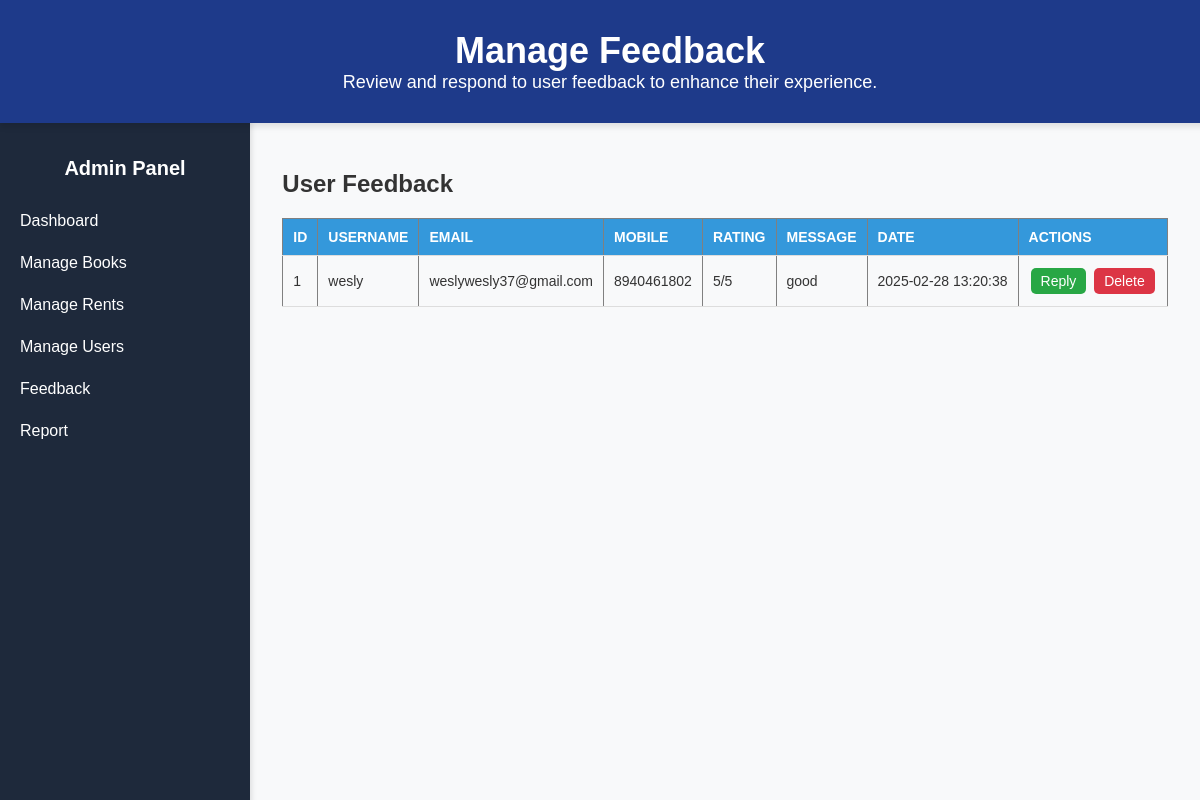
The app's page /manage_feedback.php, older data.
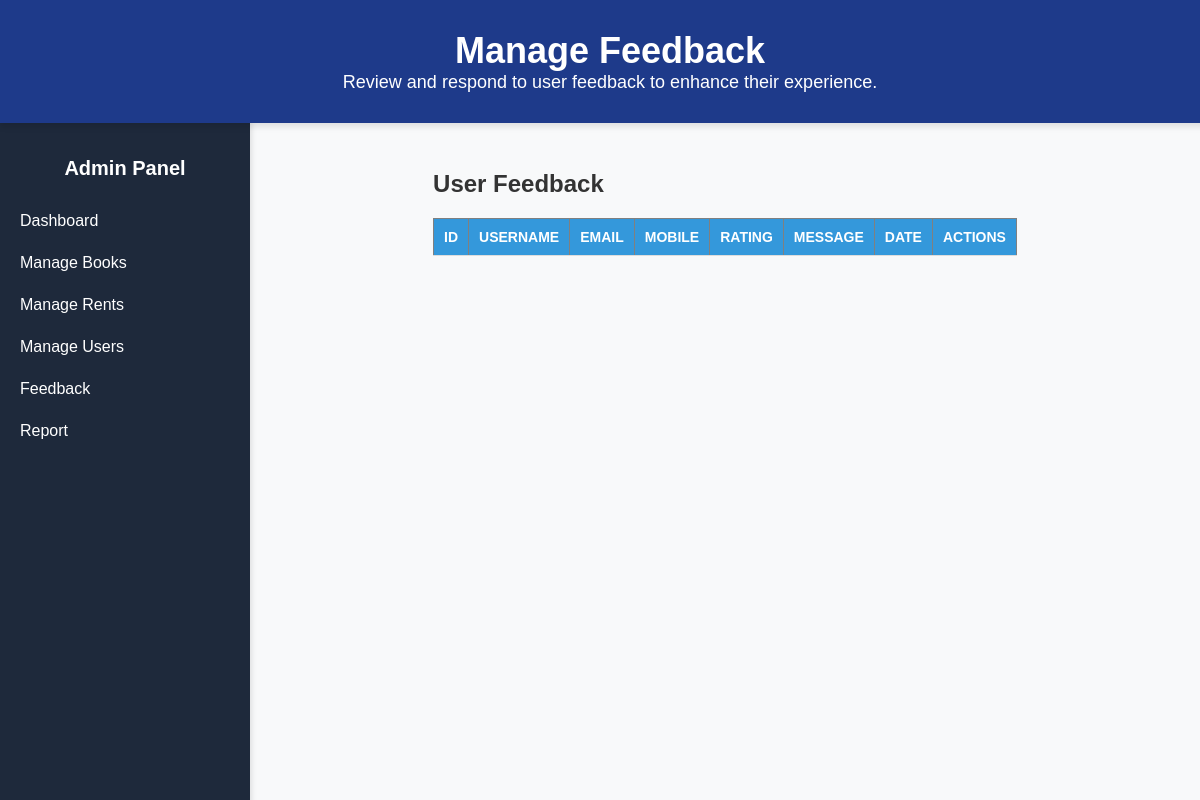
The same page, newer data.
### tables this page shows
CREATE TABLE `feedback` (
  `id` int(11) NOT NULL,
  `user_id` int(11) NOT NULL,
  `username` varchar(50) NOT NULL,
  `email` varchar(100) NOT NULL,
  `mobile` varchar(15) DEFAULT NULL,
  `rating` int(11) NOT NULL CHECK (`rating` between 1 and 5),
  `message` text NOT NULL,
  `date` timestamp NOT NULL DEFAULT current_timestamp()
);

### manage_feedback.php (the view, shortened to what this page needs)
<?php
include("db_connection.php");
$result = $conn->query("SELECT * FROM feedback ORDER BY date DESC");
?>
<!DOCTYPE html>
<html lang="en">
<head>
    <link rel="stylesheet" href="css/admin_dashboard.css">
</head>
<body>
    <header class="header">
        <h1>Manage Feedback</h1>
        <p>Review and respond to user feedback to enhance their experience.</p>
    </header>
    <div class="sidebar">
        <h2>Admin Panel</h2>
        <a href="admin_dashboard.php">Dashboard</a>
        <div class="menu-item">
            <a href="#">Manage Books</a>
        </div>
        <a href="manage_rentals.php">Manage Rents</a>
        <a href="manage_users.php">Manage Users</a>
        <a href="manage_feedback.php">Feedback</a>
        <a href="report.php">Report</a>
    </div>
    <div class="container">
        <div class="dashboard-content">
            <h2>User Feedback</h2>
            <table border="1">
                <thead>
                    <tr>
                        <th>ID</th>
                        <th>Username</th>
                        <th>Email</th>
                        <th>Mobile</th>
                        <th>Rating</th>
                        <th>Message</th>
                        <th>Date</th>
                        <th>Actions</th>
                    </tr>
                </thead>
                <tbody>
                    <?php while ($row = $result->fetch_assoc()): ?>
                        <tr>
                            <td><?php echo $row['id']; ?></td>
                            <td><?php echo htmlspecialchars($row['username']); ?></td>
                            <td><?php echo htmlspecialchars($row['email']); ?></td>
                            <td><?php echo htmlspecialchars($row['mobile']); ?></td>
                            <td><?php echo $row['rating']; ?>/5</td>
                            <td><?php echo nl2br(htmlspecialchars($row['message'])); ?></td>
                            <td><?php echo $row['date']; ?></td>
                            <td>
                                <a href="https://mail.google.com/mail/?view=cm&fs=1&to=<?php echo urlencode($row['email']); ?>"
                                   target="_blank"
                                   class="reply-btn">Reply</a>
                                <a href="manage_feedback.php?delete_id=<?php echo $row['id']; ?>"
                                   onclick="return confirm('Are you sure you want to delete this feedback?');"
                                   class="delete-btn">Delete</a>
                            </td>
                        </tr>
                    <?php endwhile; ?>
                </tbody>
            </table>
        </div>
    </div>
</body>
</html>

Row changes from the older to the newer data that the page shows:
removed feedback: id "1", username "wesly", email "weslywesly37@gmail.com", mobile "8940461802", rating "5", message "good", date "2025-02-28 13:20:38"
